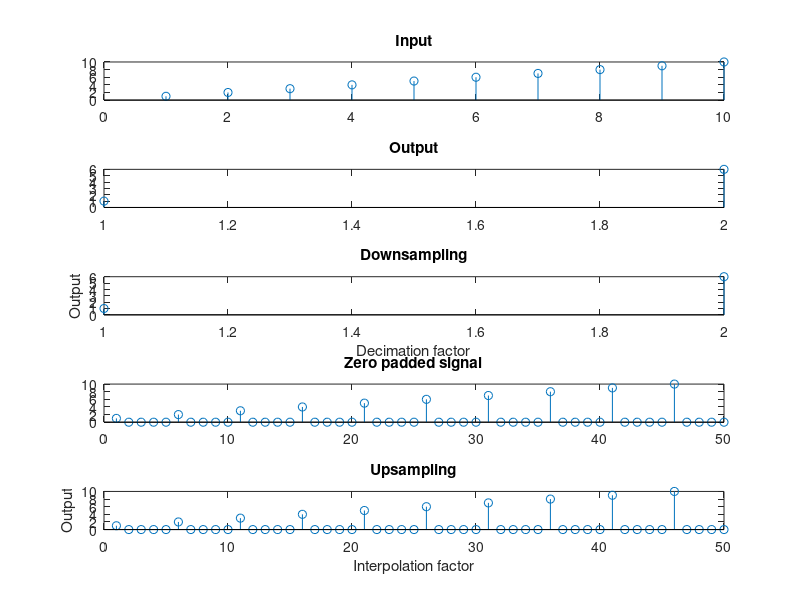

This chart was generated by the following MATLAB code:
clear all;
close all;
clc;
%For discrete input
d=input('Enter the decimation factor');
i=input('Enter the interpolation factor');

x=[1 2 3 4 5 6 7 8 9 10];
y=x(1:d:length(x));

subplot(5,1,1);
stem(x);
title('Input');

subplot(5,1,2);
stem(y);
title('Output');

y1=downsample(x,d);
subplot(5,1,3);
stem(y1);
title('Downsampling');
xlabel('Decimation factor');
ylabel('Output');

Q=zeros(1,i*length(x));
Q(1:i:length(Q))=x; %padding zeros
subplot(5,1,4);
stem(Q);
title('Zero padded signal')

w=upsample(x,i);
subplot(5,1,5);
stem(w);
title('Upsampling');
xlabel('Interpolation factor');
ylabel('Output');